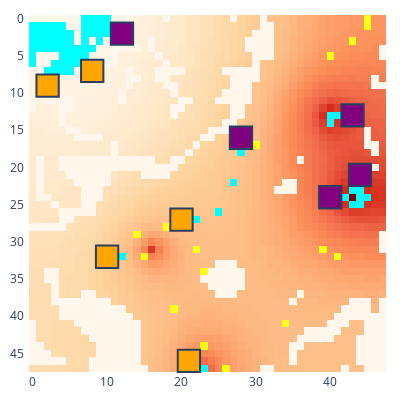

The notebook cell this image was saved under:
### Code cell
# Initialize same as replay
env = LuxAI_S2()
obs = env.reset(seed=seed)  # resets an environment with a seed
# Do I need to set env_cfg from replay?

# Initialize my agent for whichever team I was on
agent = Agent(f'player_{my_team}', env.state.env_cfg)
opp_team = 0 if my_team == 1 else 1
opp_player = f'player_{opp_team}'

step = 0
while env.state.real_env_steps < 0:
    actions = {
        agent.player: agent.early_setup(step, obs[agent.player]),
        opp_player: replay_steps[step+1][opp_team]['action']
    }
    print(actions)
    step += 1
    obs, rewards, dones, infos = env.step(actions)
    # break
# plt.imshow(env.render("rgb_array", width=640, height=640))
show_env(env)

### Figure 1 — Plotly figure (JSON) as saved in the notebook; plotly's stock layout.template omitted (floating-point values rounded to 4 significant figures; data arrays with more than 128 entries replaced by an {"elided": "..."} marker saying what was removed)
{"data": [{"colorscale": [[0, "rgb(255,247,236)"], [0.125, "rgb(254,232,200)"], [0.25, "rgb(253,212,158)"], [0.375, "rgb(253,187,132)"], [0.5, "rgb(252,141,89)"], [0.625, "rgb(239,101,72)"], [0.75, "rgb(215,48,31)"], [0.875, "rgb(179,0,0)"], [1, "rgb(127,0,0)"]], "name": "Rubble", "showscale": false, "type": "heatmap", "uid": "0_Rubble", "z": {"elided": "48x48 int values"}}, {"colorscale": [[0, "#00ffff"], [1, "#00ffff"]], "hoverinfo": "skip", "name": "Ice", "showscale": false, "type": "heatmap", "uid": "0_Ice", "z": {"elided": "48x48 int values"}}, {"colorscale": [[0, "#ffff14"], [1, "#ffff14"]], "hoverinfo": "skip", "name": "Ore", "showscale": false, "type": "heatmap", "uid": "0_Ore", "z": {"elided": "48x48 int values"}}, {"colorscale": [[0, "#15b01a"], [1, "#15b01a"]], "hoverinfo": "skip", "name": "Lichen", "showscale": false, "type": "heatmap", "uid": "0_Lichen", "z": {"elided": "48x48 null values"}}, {"customdata": [["factory_0", "player_0", 1000, 0, 0, 150, 150]], "hovertemplate": "%{customdata[0]} %{customdata[1]}<br>Power: %{customdata[2]}<br>Ice: %{customdata[3]}<br>Ore: %{customdata[4]}<br>Water: %{customdata[5]}<br>Metal: %{customdata[6]}<br><extra></extra>", "name": "factory_0", "showscale": false, "type": "heatmap", "uid": "0_factory_0", "x": [28], "y": [16], "z": [0]}, {"customdata": [["factory_2", "player_0", 1000, 0, 0, 150, 150]], "hovertemplate": "%{customdata[0]} %{customdata[1]}<br>Power: %{customdata[2]}<br>Ice: %{customdata[3]}<br>Ore: %{customdata[4]}<br>Water: %{customdata[5]}<br>Metal: %{customdata[6]}<br><extra></extra>", "name": "factory_2", "showscale": false, "type": "heatmap", "uid": "0_factory_2", "x": [12], "y": [2], "z": [2]}, {"customdata": [["factory_4", "player_0", 1000, 0, 0, 150, 150]], "hovertemplate": "%{customdata[0]} %{customdata[1]}<br>Power: %{customdata[2]}<br>Ice: %{customdata[3]}<br>Ore: %{customdata[4]}<br>Water: %{customdata[5]}<br>Metal: %{customdata[6]}<br><extra></extra>", "name": "factory_4", "showscale": false, "type": "heatmap", "uid": "0_factory_4", "x": [43], "y": [13], "z": [4]}, {"customdata": [["factory_6", "player_0", 1000, 0, 0, 150, 150]], "hovertemplate": "%{customdata[0]} %{customdata[1]}<br>Power: %{customdata[2]}<br>Ice: %{customdata[3]}<br>Ore: %{customdata[4]}<br>Water: %{customdata[5]}<br>Metal: %{customdata[6]}<br><extra></extra>", "name": "factory_6", "showscale": false, "type": "heatmap", "uid": "0_factory_6", "x": [44], "y": [21], "z": [6]}, {"customdata": [["factory_8", "player_0", 1000, 0, 0, 150, 150]], "hovertemplate": "%{customdata[0]} %{customdata[1]}<br>Power: %{customdata[2]}<br>Ice: %{customdata[3]}<br>Ore: %{customdata[4]}<br>Water: %{customdata[5]}<br>Metal: %{customdata[6]}<br><extra></extra>", "name": "factory_8", "showscale": false, "type": "heatmap", "uid": "0_factory_8", "x": [40], "y": [24], "z": [8]}, {"customdata": [["factory_1", "player_1", 1000, 0, 0, 300, 300]], "hovertemplate": "%{customdata[0]} %{customdata[1]}<br>Power: %{customdata[2]}<br>Ice: %{customdata[3]}<br>Ore: %{customdata[4]}<br>Water: %{customdata[5]}<br>Metal: %{customdata[6]}<br><extra></extra>", "name": "factory_1", "showscale": false, "type": "heatmap", "uid": "0_factory_1", "x": [2], "y": [9], "z": [1]}, {"customdata": [["factory_3", "player_1", 1000, 0, 0, 300, 300]], "hovertemplate": "%{customdata[0]} %{customdata[1]}<br>Power: %{customdata[2]}<br>Ice: %{customdata[3]}<br>Ore: %{customdata[4]}<br>Water: %{customdata[5]}<br>Metal: %{customdata[6]}<br><extra></extra>", "name": "factory_3", "showscale": false, "type": "heatmap", "uid": "0_factory_3", "x": [10], "y": [32], "z": [3]}, {"customdata": [["factory_5", "player_1", 1000, 0, 0, 150, 150]], "hovertemplate": "%{customdata[0]} %{customdata[1]}<br>Power: %{customdata[2]}<br>Ice: %{customdata[3]}<br>Ore: %{customdata[4]}<br>Water: %{customdata[5]}<br>Metal: %{customdata[6]}<br><extra></extra>", "name": "factory_5", "showscale": false, "type": "heatmap", "uid": "0_factory_5", "x": [21], "y": [46], "z": [5]}, {"customdata": [["factory_7", "player_1", 1000, 0, 0, 0, 0]], "hovertemplate": "%{customdata[0]} %{customdata[1]}<br>Power: %{customdata[2]}<br>Ice: %{customdata[3]}<br>Ore: %{customdata[4]}<br>Water: %{customdata[5]}<br>Metal: %{customdata[6]}<br><extra></extra>", "name": "factory_7", "showscale": false, "type": "heatmap", "uid": "0_factory_7", "x": [8], "y": [7], "z": [7]}, {"customdata": [["factory_9", "player_1", 1000, 0, 0, 0, 0]], "hovertemplate": "%{customdata[0]} %{customdata[1]}<br>Power: %{customdata[2]}<br>Ice: %{customdata[3]}<br>Ore: %{customdata[4]}<br>Water: %{customdata[5]}<br>Metal: %{customdata[6]}<br><extra></extra>", "name": "factory_9", "showscale": false, "type": "heatmap", "uid": "0_factory_9", "x": [20], "y": [27], "z": [9]}], "layout": {"coloraxis": {"showscale": false}, "height": 400, "margin": {"b": 10, "l": 10, "r": 10, "t": 10}, "plot_bgcolor": "rgba(0, 0, 0, 0)", "shapes": [{"fillcolor": "purple", "name": "factory_0", "type": "rect", "x0": 26.5, "x1": 29.5, "y0": 14.5, "y1": 17.5}, {"fillcolor": "purple", "name": "factory_2", "type": "rect", "x0": 10.5, "x1": 13.5, "y0": 0.5, "y1": 3.5}, {"fillcolor": "purple", "name": "factory_4", "type": "rect", "x0": 41.5, "x1": 44.5, "y0": 11.5, "y1": 14.5}, {"fillcolor": "purple", "name": "factory_6", "type": "rect", "x0": 42.5, "x1": 45.5, "y0": 19.5, "y1": 22.5}, {"fillcolor": "purple", "name": "factory_8", "type": "rect", "x0": 38.5, "x1": 41.5, "y0": 22.5, "y1": 25.5}, {"fillcolor": "orange", "name": "factory_1", "type": "rect", "x0": 0.5, "x1": 3.5, "y0": 7.5, "y1": 10.5}, {"fillcolor": "orange", "name": "factory_3", "type": "rect", "x0": 8.5, "x1": 11.5, "y0": 30.5, "y1": 33.5}, {"fillcolor": "orange", "name": "factory_5", "type": "rect", "x0": 19.5, "x1": 22.5, "y0": 44.5, "y1": 47.5}, {"fillcolor": "orange", "name": "factory_7", "type": "rect", "x0": 6.5, "x1": 9.5, "y0": 5.5, "y1": 8.5}, {"fillcolor": "orange", "name": "factory_9", "type": "rect", "x0": 18.5, "x1": 21.5, "y0": 25.5, "y1": 28.5}], "width": 400, "xaxis": {"autorange": true, "domain": [0, 1], "range": [-0.8343, 47.83], "type": "linear"}, "yaxis": {"autorange": true, "domain": [0, 1], "range": [47.63, -0.5], "scaleanchor": "x", "type": "linear"}}}
